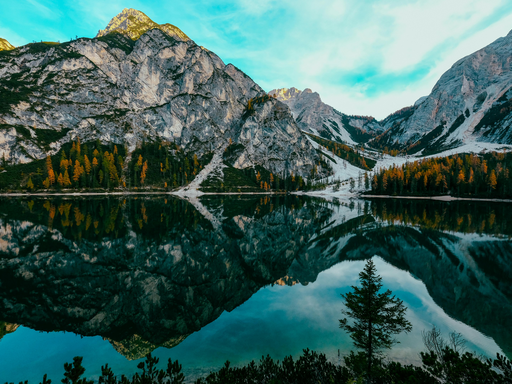
%> input picture pexels-francesco-ungaro-1525041.jpg (cropped and resized to the size of MATLAB's example picture), 512 x 384 px, given in place of peppers.png, which was not available
$ octave lab1-3_vvv_advanced.m   (GNU Octave 9; MATLAB toolbox functions it lacks are replaced by stand-ins)
%> lines starting %> are read from the running program, lines starting %| are printed output that depends on the picture; in (x1, y1, x2, y2) boxes, pixels count from 0 and x2, y2 are one past the last pixel; in counts of white or black regions, pixels touching at a corner belong together; the program's own positions count from 1; pictures that were not available may be replaced by others from this repository, and a replacement may not be noted
%% Complete Digital Image Processing Guide
% Comprehensive coverage of all topics with implementations

%% 1. FUNDAMENTAL CONCEPTS
% Image representation
% A digital image is a 2D matrix of pixels
% For grayscale: Each pixel is a single intensity value
% For RGB: Each pixel has three color channel values

%% 2. IMAGE TYPES AND CONVERSIONS
% Reading and converting between different image types
img_rgb = imread('peppers.png');
%> img_rgb is the input picture: size 384x512x3 uint8; mean R, G, B 61.8, 97.6, 92.5
img_gray = rgb2gray(img_rgb);         % Convert RGB to grayscale
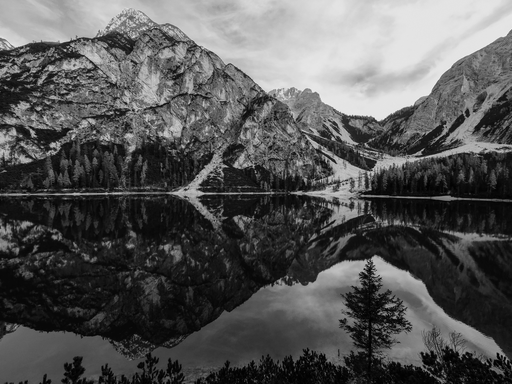
%> img_gray: size 384x512 uint8; min 0, max 242, mean 86.3
img_double = im2double(img_gray);      % Convert to double [0,1]
img_uint8 = im2uint8(img_double);      % Convert to uint8 [0,255]
img_binary = imbinarize(img_gray);     % Convert to binary
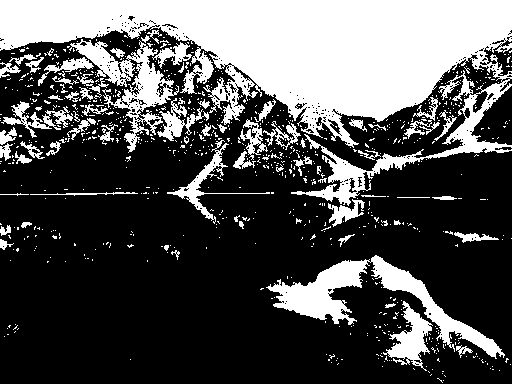
%> img_binary: size 384x512 logical; 32.3% white; 812 white regions (739 under 20 px), largest, box (x1, y1, x2, y2) and area: (0, 0, 512, 206) 42105, (266, 255, 505, 359) 5535, (69, 39, 179, 153) 3392

%% 3. INTENSITY TRANSFORMATIONS

% 3.1 Basic Linear Transformations
% [4 lines left out: function basic_linear_transform, not called in this run]

% 3.2 Piecewise Linear Transform
% [10 lines left out: function piecewise_linear, not called in this run]

% 3.3 Negative Transform
neg_img = 1 - img_double;
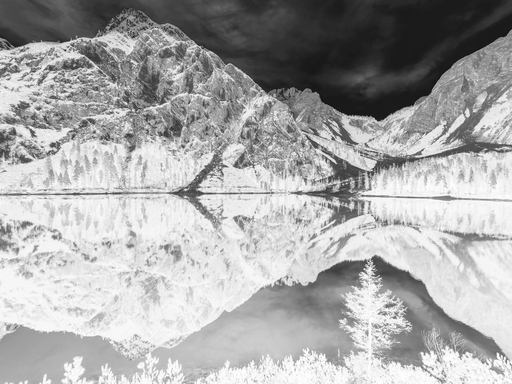
%> neg_img: size 384x512 double; min 0.051, max 1, mean 0.662

% 3.4 Log Transform with Normalization
% [7 lines left out: function log_transform, not called in this run]

% 3.5 Power Law (Gamma) Transform
% [7 lines left out: function power_law_transform, not called in this run]

%% 4. HISTOGRAM PROCESSING

% 4.1 Histogram Calculation
% [10 lines left out: function calculate_histogram, not called in this run]

% 4.2 Histogram Equalization
% [13 lines left out: function histogram_equalization, not called in this run]

% 4.3 Histogram Matching (Specification)
% [21 lines left out: function histogram_matching, not called in this run]

%% 5. SPATIAL FILTERING

% 5.1 Convolution Implementation
% [17 lines left out: function convolution2D, not called in this run]

% 5.2 Common Spatial Filters
% Averaging (Low Pass)
lpf_avg = ones(3,3) / 9;

% Gaussian (Low Pass)
lpf_gaussian = fspecial('gaussian', [3 3], 0.5);

% Laplacian (High Pass)
hpf_laplacian = [0 1 0; 1 -4 1; 0 1 0];

% Sobel (Edge Detection)
sobel_x = [-1 0 1; -2 0 2; -1 0 1];
sobel_y = [-1 -2 -1; 0 0 0; 1 2 1];

% Prewitt (Edge Detection)
prewitt_x = [-1 0 1; -1 0 1; -1 0 1];
prewitt_y = [-1 -1 -1; 0 0 0; 1 1 1];

%% 6. NOISE AND NOISE REDUCTION

% 6.1 Add Different Types of Noise
noisy_gaussian = imnoise(img_double, 'gaussian', 0, 0.01);
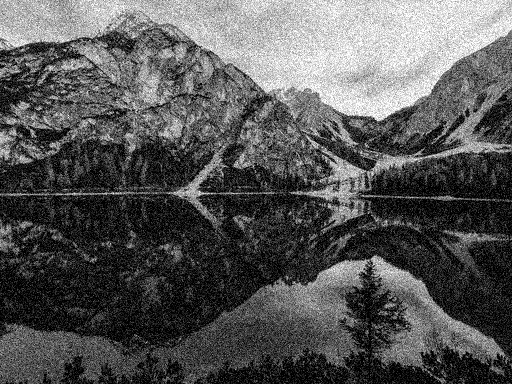
%> noisy_gaussian: size 384x512 double; min 0, max 1, mean 0.343
noisy_salt_pepper = imnoise(img_double, 'salt & pepper', 0.05);
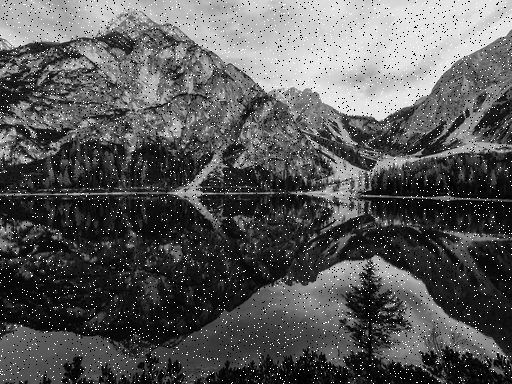
%> noisy_salt_pepper: size 384x512 double; min 0, max 1, mean 0.346
noisy_speckle = imnoise(img_double, 'speckle', 0.04);
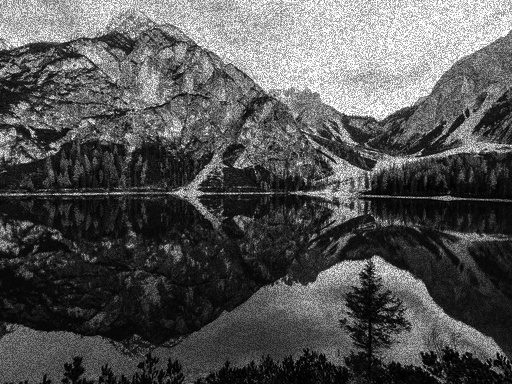
%> noisy_speckle: size 384x512 double; min 0, max 1, mean 0.336

% 6.2 Noise Reduction Filters
% Median Filter
% [13 lines left out: function median_filter, not called in this run]

% Adaptive Median Filter
% [36 lines left out: function adaptive_median_filter, not called in this run]

%% 7. EDGE DETECTION

% 7.1 Gradient-based Edge Detection
% [13 lines left out: function edge_gradient, not called in this run]

% 7.2 Canny Edge Detection Implementation
% [18 lines left out: function canny_edge_detection, not called in this run]

%% 8. MORPHOLOGICAL OPERATIONS

% 8.1 Basic Morphological Operations
% [31 lines left out: functions dilate, erode, not called in this run]

% 8.2 Advanced Morphological Operations
function output = opening(input_img, se)
    output = dilate(erode(input_img, se), se);
end

function output = closing(input_img, se)
    output = erode(dilate(input_img, se), se);
end

%% 9. FREQUENCY DOMAIN PROCESSING

% 9.1 Fourier Transform
% [6 lines left out: function fourier_analysis, not called in this run]

% 9.2 Frequency Domain Filtering
% [11 lines left out: function freq_domain_filter, not called in this run]

%% 10. TEMPLATE MATCHING

% [12 lines left out: function template_matching, not called in this run]

%% UTILITY FUNCTIONS

% Image Quality Metrics
% [27 lines left out: functions calculate_psnr, calculate_ssim, not called in this run]

$ run again, on pexels-gochrisgoxyz-1643409.jpg (cropped and resized to the size of MATLAB's example picture)
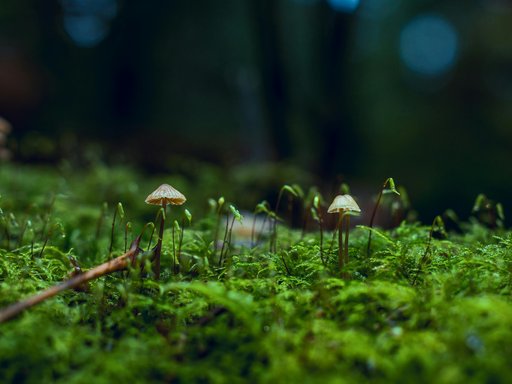
%> input picture pexels-gochrisgoxyz-1643409.jpg (cropped and resized to the size of MATLAB's example picture), 512 x 384 px, given in place of peppers.png, which was not available
%> img_rgb is the input picture: size 384x512x3 uint8; mean R, G, B 35.9, 59.9, 25.9
%> `img_binary = imbinarize(img_gray);`:
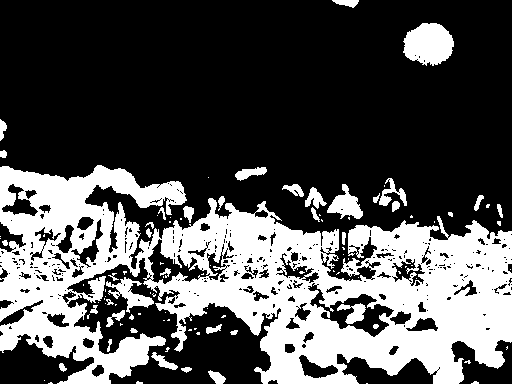
%> img_binary: size 384x512 logical; 32.4% white; 105 white regions (66 under 20 px), largest, box (x1, y1, x2, y2) and area: (0, 165, 512, 384) 57519, (403, 23, 454, 66) 1637, (327, 184, 363, 219) 629
%> `noisy_salt_pepper = imnoise(img_double, 'salt & pepper', 0.05);`:
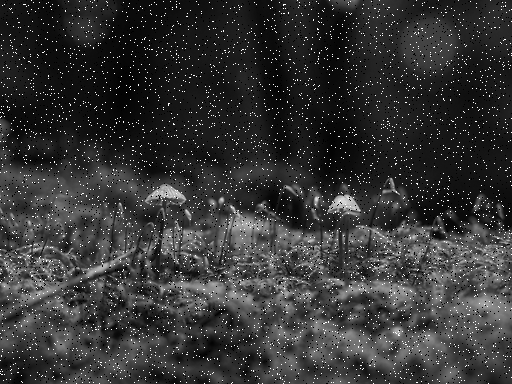
%> noisy_salt_pepper: size 384x512 double; min 0, max 1, mean 0.207

$ run again, on pexels-iriser-1379636.jpg (cropped and resized to the size of MATLAB's example picture)
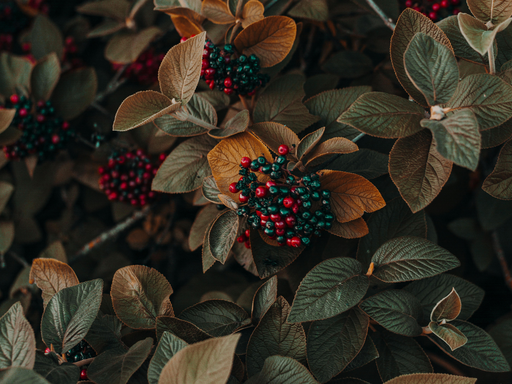
%> input picture pexels-iriser-1379636.jpg (cropped and resized to the size of MATLAB's example picture), 512 x 384 px, given in place of peppers.png, which was not available
%> img_rgb is the input picture: size 384x512x3 uint8; mean R, G, B 49.8, 44, 33.1
%> `img_binary = imbinarize(img_gray);`:
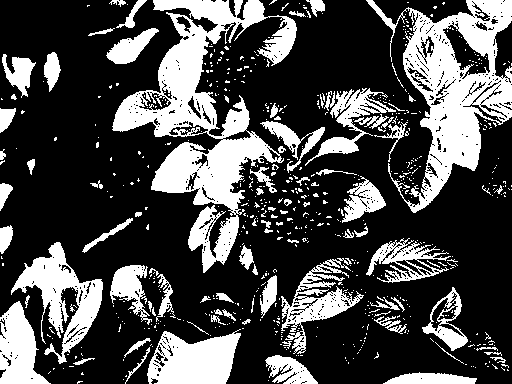
%> img_binary: size 384x512 logical; 29.5% white; 646 white regions (559 under 20 px), largest, box (x1, y1, x2, y2) and area: (112, 0, 297, 273) 15838, (366, 0, 512, 213) 11488, (11, 242, 103, 364) 3959
%> `noisy_salt_pepper = imnoise(img_double, 'salt & pepper', 0.05);`:
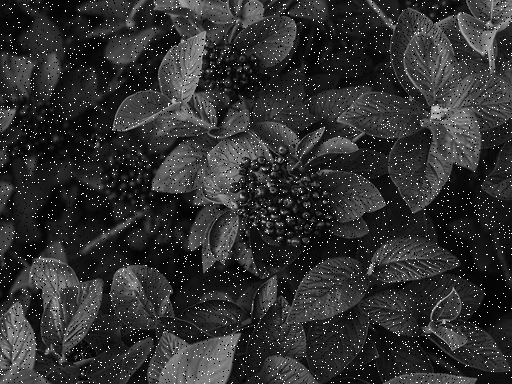
%> noisy_salt_pepper: size 384x512 double; min 0, max 1, mean 0.191
